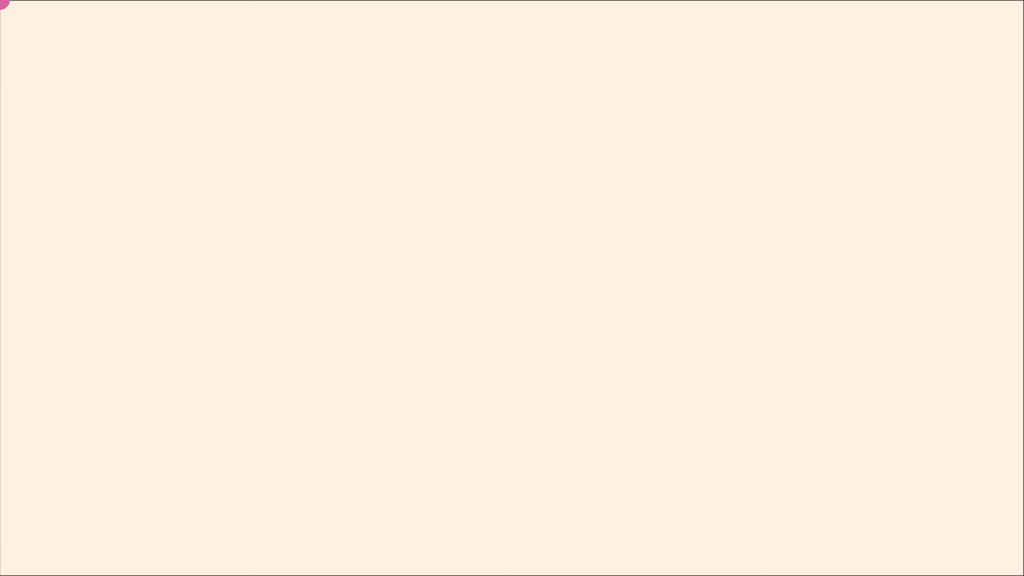
Frame 1 (no input)
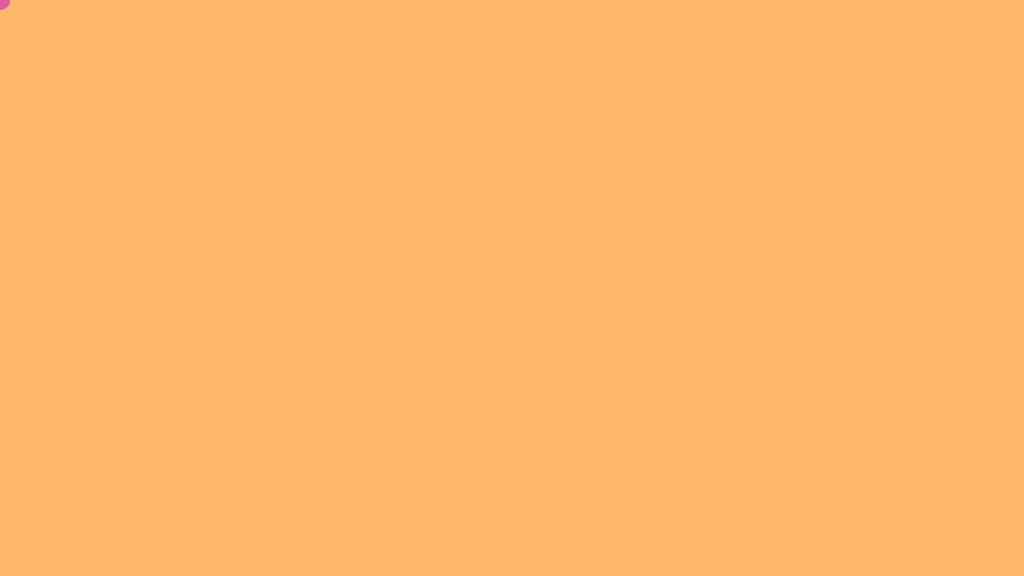
Frame 60 (no input)
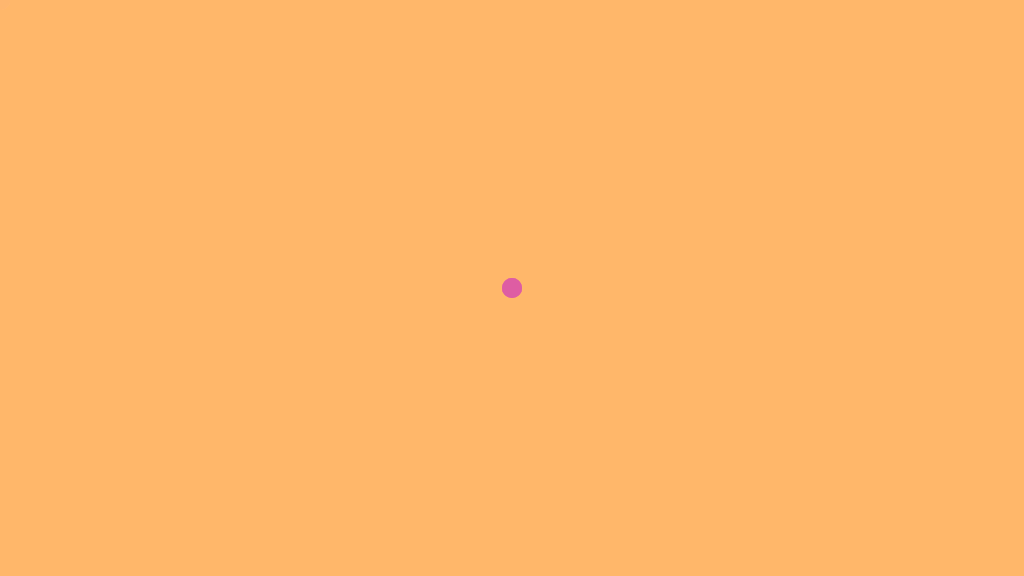
Frame 120 (the mouse pressed at the canvas centre since frame 60)

The p5.js sketch that drew these frames (run headless with seeded random() and noise() and a simulated clock; from frame 60 on, the mouse is pressed at the canvas centre):

// p5.js sketch
// ── sketch.js

function setup() {
  createCanvas(1024, 576);
  noCursor();
}

let player = new Player();

function draw() {

  fill(255, 184, 107, 50);
  rect(0, 0, width, height);

  player.update();
  player.draw();
}

// .rgba-primary-0 { color: rgba(255,184,107,1) }	/* Main Primary color */
// .rgba-primary-1 { color: rgba(255,222,186,1) }
// .rgba-primary-2 { color: rgba(255,201,143,1) }
// .rgba-primary-3 { color: rgba(255,169, 76,1) }
// .rgba-primary-4 { color: rgba(233,139, 37,1) }
// 
// .rgba-secondary-1-0 { color: rgba(194,243,102,1) }	/* Main Secondary color (1) */
// .rgba-secondary-1-1 { color: rgba(228,252,184,1) }
// .rgba-secondary-1-2 { color: rgba(210,248,139,1) }
// .rgba-secondary-1-3 { color: rgba(180,238, 71,1) }
// .rgba-secondary-1-4 { color: rgba(154,217, 34,1) }
// 
// .rgba-secondary-2-0 { color: rgba(222, 93,163,1) }	/* Main Secondary color (2) */
// .rgba-secondary-2-1 { color: rgba(246,179,216,1) }
// .rgba-secondary-2-2 { color: rgba(235,131,188,1) }
// .rgba-secondary-2-3 { color: rgba(208, 62,141,1) }
// .rgba-secondary-2-4 { color: rgba(189, 30,117,1) }
// 
// .rgba-complement-0 { color: rgba( 84,161,191,1) }	/* Main Complement color */
// .rgba-complement-1 { color: rgba(176,221,238,1) }
// .rgba-complement-2 { color: rgba(125,191,216,1) }
// .rgba-complement-3 { color: rgba( 53,132,163,1) }
// .rgba-complement-4 { color: rgba( 28,114,146,1) }

// ── colors.css
.rgba-primary-0 { color: rgba(255,184,107,1) }	/* Main Primary color */
.rgba-primary-1 { color: rgba(255,222,186,1) }
.rgba-primary-2 { color: rgba(255,201,143,1) }
.rgba-primary-3 { color: rgba(255,169, 76,1) }
.rgba-primary-4 { color: rgba(233,139, 37,1) }

.rgba-secondary-1-0 { color: rgba(194,243,102,1) }	/* Main Secondary color (1) */
.rgba-secondary-1-1 { color: rgba(228,252,184,1) }
.rgba-secondary-1-2 { color: rgba(210,248,139,1) }
.rgba-secondary-1-3 { color: rgba(180,238, 71,1) }
.rgba-secondary-1-4 { color: rgba(154,217, 34,1) }

.rgba-secondary-2-0 { color: rgba(222, 93,163,1) }	/* Main Secondary color (2) */
.rgba-secondary-2-1 { color: rgba(246,179,216,1) }
.rgba-secondary-2-2 { color: rgba(235,131,188,1) }
.rgba-secondary-2-3 { color: rgba(208, 62,141,1) }
.rgba-secondary-2-4 { color: rgba(189, 30,117,1) }

.rgba-complement-0 { color: rgba( 84,161,191,1) }	/* Main Complement color */
.rgba-complement-1 { color: rgba(176,221,238,1) }
.rgba-complement-2 { color: rgba(125,191,216,1) }
.rgba-complement-3 { color: rgba( 53,132,163,1) }
.rgba-complement-4 { color: rgba( 28,114,146,1) }

// ── player.js
class Player {
  constructor() {
    this.position = p5.Vector.random2D();
  }

  update() {
    this.position.x = mouseX;
    this.position.y = mouseY;
  }

  draw() {
    fill(222, 93,163);
    noStroke();
    ellipse(this.position.x, this.position.y, 20, 20);
  }
}

// ── style.css
html, body {
  margin: 0;
  padding: 0;
  height: 100%;
}

canvas {
  display: block;
}

body {
  margin: 0;
  display: flex;

  /* This centers our sketch horizontally. */
  justify-content: center;

  /* This centers our sketch vertically. */
  align-items: center;
}
